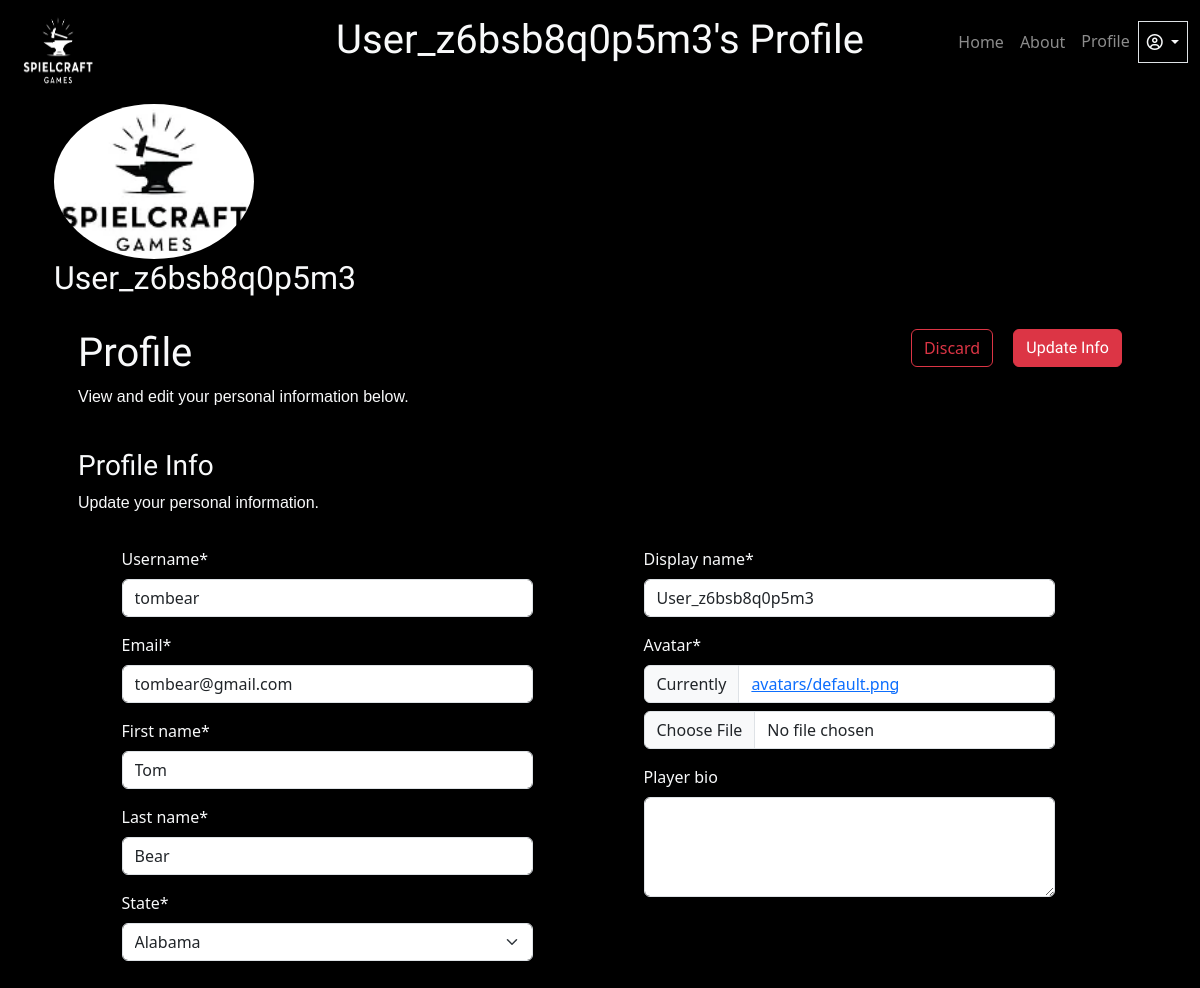
Page /profile_update/ (signed in) on the committed database.
### user_account/models.py (models this page shows, shortened)
class CustomUser(AbstractBaseUser, PermissionsMixin):
    email = models.EmailField(unique=True, blank=True, null=True)
    username = models.CharField(max_length=150, unique=True)
    first_name = models.CharField(max_length=30, blank=True)
    last_name = models.CharField(max_length=30, blank=True)
    is_staff = models.BooleanField(default=False)
    is_active = models.BooleanField(default=True)
    date_joined = models.DateTimeField(default=timezone.now)
    STATES = (
        ('AL', 'Alabama'),
        ('AK', 'Alaska'),
        ('AZ', 'Arizona'),
        ('AR', 'Arkansas'),
        ('CA', 'California'),
        ('CO', 'Colorado'),
        ('CT', 'Connecticut'),
        ('DE', 'Delaware'),
        ('FL', 'Florida'),
        ('GA', 'Georgia'),
        ('HI', 'Hawaii'),
        ('ID', 'Idaho'),
        ('IL', 'Illinois'),
        ('IN', 'Indiana'),
        ('IA', 'Iowa'),
        ('KS', 'Kansas'),
        ('KY', 'Kentucky'),
        ('LA', 'Louisiana'),
        ('ME', 'Maine'),
        ('MD', 'Maryland'),
        ('MA', 'Massachusetts'),
        ('MI', 'Michigan'),
        ('MN', 'Minnesota'),
        ('MS', 'Mississippi'),
        ('MO', 'Missouri'),
        ('MT', 'Montana'),
        ('NE', 'Nebraska'),
        ('NV', 'Nevada'),
        ('NH', 'New Hampshire'),
        ('NJ', 'New Jersey'),
        ('NM', 'New Mexico'),
        ('NY', 'New York'),
        ('NC', 'North Carolina'),
        ('ND', 'North Dakota'),
        ('OH', 'Ohio'),
        ('OK', 'Oklahoma'),
        ('OR', 'Oregon'),
        ('PA', 'Pennsylvania'),
        ('RI', 'Rhode Island'),
        ('SC', 'South Carolina'),
        ('SD', 'South Dakota'),
        ('TN', 'Tennessee'),
        ('TX', 'Texas'),
        ('UT', 'Utah'),
        ('VT', 'Vermont'),
        ('VA', 'Virginia'),
        ('WA', 'Washington'),
        ('WV', 'West Virginia'),
        ('WI', 'Wisconsin'),
        ('WY', 'Wyoming'),
    )
    state = models.CharField(max_length=2, choices=STATES, blank=True, null=True)
    objects = CustomUserManager()
    USERNAME_FIELD = 'username'
    REQUIRED_FIELDS = ['email']

class Profile(models.Model):
    custom_user = models.OneToOneField(CustomUser, on_delete=models.CASCADE)
    display_name = models.CharField(max_length=100)
    avatar = models.ImageField(default="avatars/default.png", upload_to="avatars/",
                               height_field=None, width_field=None, max_length=None)
    player_bio = models.TextField(blank=True, null=True)

### user_account/views.py (the view)
# urls.py: path('profile_update/', user_views.profile_update, name='profile_update'),
@login_required(login_url='/login/')
def profile_update(request):
    if request.method == 'POST':
        user_update_form = UserUpdateForm(request.POST, instance=request.user)
        profile_form = ProfileForm(request.POST, request.FILES, instance=request.user.profile)
        if user_update_form.is_valid() and profile_form.is_valid():
            user_update_form.save()
            profile_form.save()
            messages.success(request, f'Your account has been updated.')
            return redirect('user_account:profile_view')
    else:
        user_update_form = UserUpdateForm(instance=request.user)
        profile_form = ProfileForm(instance=request.user.profile)
    context = {
        'user_update_form': user_update_form,
        'profile_form': profile_form
    }
    return render(request, 'profile/profile_update.html', context)

### user_account/forms.py (shortened to what this page needs)
class UserUpdateForm(forms.ModelForm):
    email = forms.EmailField(
        widget=forms.EmailInput(attrs={'class': 'form-control'})
    )
    first_name = forms.CharField(
        max_length=50,
        widget=forms.TextInput(attrs={'class': 'form-control'})
    )
    last_name = forms.CharField(
        max_length=50,
        widget=forms.TextInput(attrs={'class': 'form-control'})
    )
    state = forms.ChoiceField(
        choices=CustomUser.STATES,
        widget=forms.Select(attrs={'class': 'form-control'})
    )
    class Meta:
        model = CustomUser
        fields = ['username', 'email', 'first_name', 'last_name', 'state']
    def __init__(self, *args, **kwargs):
        super(UserUpdateForm, self).__init__(*args, **kwargs)
        self.fields['username'].widget.attrs['class'] = 'form-control'

class ProfileForm(forms.ModelForm):
    class Meta:
        model = Profile
        fields = ['display_name', 'avatar', 'player_bio']

### user_account/templates/profile/profile_update.html (shortened to what this page needs)
{% extends "base.html" %}
{% load static %}
{% load crispy_forms_tags %}
{% load crispy_forms_filters %}
{% block styles %}
    <link rel="stylesheet" href="{% static 'css/profile.css' %}">
{% endblock styles %}
{% block content %}
    <div class="container p-4">
        <div class="d-flex flex-column">
            <img src="{{ user.profile.avatar.url }}" class="img-fluid rounded-circle me-4 profile__avatar" alt="Player Avatar">
            <h2>{{ user.profile.display_name }}</h2>
        </div>
        <form class="p-4" method="POST" enctype="multipart/form-data" action="{% url 'user_account:profile_update' %}" novalidate>
            <div class="d-flex justify-content-between mb-2">
                <div>
                    <h1>Profile</h1>
                    <p>View and edit your personal information below.</p>
                </div>
                <div>
                    <a class="btn btn-outline-danger me-3 mb-3" href="{% url 'user_account:profile_view' %}">Discard</a>
                    <button type="submit" class="btn btn-danger mb-3">Update Info</button>
                </div>
            </div>
            <div class="row">
                <div class="my-3">
                    <h3 class="mb-2">Profile Info</h3>
                    <p>Update your personal information.</p>
                </div>
                <div class="row">
                    <div class="col-md-5 mx-auto">
                        <fieldset>
                            {{ user_update_form | crispy }}
                        </fieldset>
                    </div>
                    <div class="col-md-5 mt-4 mt-md-0 mx-auto">
                        <fieldset>
                            {{ profile_form | crispy }}
                        </fieldset>
                    </div>
                </div>
            </div>
        </form>
    </div>
{% endblock %}

### user_account/templates/base.html (shortened to what this page needs)
<!DOCTYPE html>
<html lang="en">
<head>
    {% load bootstrap5 %}
    {% load static %}
    <link href="https://cdn.jsdelivr.net/npm/bootstrap@5.3.2/dist/css/bootstrap.min.css" rel="stylesheet">
    {% bootstrap_css %}
    <link rel="stylesheet" href="https://cdnjs.cloudflare.com/ajax/libs/font-awesome/6.5.1/css/all.min.css">
    <link rel="stylesheet" href="{% static 'css/base.css' %}">
    {% block styles %}{% endblock styles %}
</head>
<body class="bg-black text-light">
    <header>
        {% block navbar %}
            <nav class="navbar navbar-expand-lg navbar-dark d-flex justify-content-center align-items-center base__navbar_position">
                <div class="pt-2">
                    {% if request.path == '/create_account/' %}
                        <h1 class="">Spielcraft Games</h1>
                    {% elif request.path == '/login/' %}
                        <h1 class="">Spielcraft Games</h1>
                    {% elif request.path == '/password_reset_request/' %}
                        <h1 class="">Spielcraft Games</h1>
                    {% elif request.path == '/home/' or request.path == '/' %}
                        <h1 class="">Spielcraft Games</h1>
                    {% elif request.path == '/about/' %}
                        <div class="text-center mb-4">
                            <h1 class="mb-3">About Us</h1>
                            <h6 class="text-danger">Learn More About Our Free Online Tabletop Game</h6>
                        </div>
                    {% elif request.path == '/profile/' or request.path == '/profile_update/'%}
                        <h1>{{ user.profile.display_name }}'s Profile</h1>
                    {% endif %}
                </div>
               <div class="base__nav_logo">
                   <a class="navbar-brand ms-2" href="{% url 'user_account:home' %}">
                       <img class="d-inline-block align-top" src="{% static 'images/SpielcraftGamesLogoWhite.png' %}" width="100" height="100" alt="Spielcraft Games Logo">
                   </a>
               </div>
               <div class="d-flex align-items-center base__nav_links me-2">
                   <div class="collapse navbar-collapse" id="MainNavbar">
                       <ul class="navbar-nav me-auto mb-2 mb-lg-0">
                           <li class="nav-item">
                               <a class="nav-link {% if request.path == '/home/' or request.path == '/' %}active{% endif %}" aria-current="page" href="{% url 'user_account:home' %}">Home</a>
                           </li>
                           <li class="nav-item">
                               <a class="nav-link {% if request.path == '/about/' %}active{% endif %}" href="{% url 'user_account:about' %}">About</a>
                           </li>
                      </ul>
                      <ul class="navbar-nav me-1">
                          {% if user.is_authenticated %}
                              <li class="nav-item">
                                  <a class="nav-link {% if request.path == '/profile/' %}active{% endif %}"
                                   href="{% url 'user_account:profile_view' %}">Profile</a>
                              </li>
                              <li class="border nav-item dropdown">
                                  <a class="nav-link dropdown-toggle text-light" href="#" id="navbarDropdown" role="button" data-bs-toggle="dropdown" aria-expanded="false">
                                      <i class="fa-regular fa-circle-user"></i>
                                  </a>
                              </li>
                          {% else %}
                              <li class="nav-item me-1">
                                  <a class="nav-link {% if request.path == '/login/' %}active{% endif %}" href="{% url 'user_account:login' %}">Login</a>
                              </li>
                          {% endif %}
                      </ul>
                  </div>
               </div>
           </nav>
        {% endblock navbar %}
    </header>
    <main>
        {% block content %}{% endblock %}
    </main>
</body>
</html>

### static/css/base.css (style rules this page uses)
h1, h2, h3, h4, h5, h6 { font-family: Arial, sans-serif !important; }
p { font-family: sans-serif !important; }
button { font-family: Helvetica, sans-serif !important; }
.base__navbar_position { position: relative !important; }
.base__nav_logo { position: absolute !important; top: 0 !important; left: 0 !important; }
.base__nav_links { position: absolute !important; top: 0 !important; right: 0 !important; transform: translate(0%, 50%) !important; }

### static/css/profile.css (style rules this page uses)
.profile__avatar { max-width: 200px !important; max-height: 200px !important; }
textarea { height: 100px !important; }

### rows in the picture
CustomUser: profile.display_name "User_z6bsb8q0p5m3", profile.avatar (placeholder picture), username "tombear", email "tombear@gmail.com", first_name "Tom", last_name "Bear", state "Alabama"
Profile: display_name "User_z6bsb8q0p5m3"
